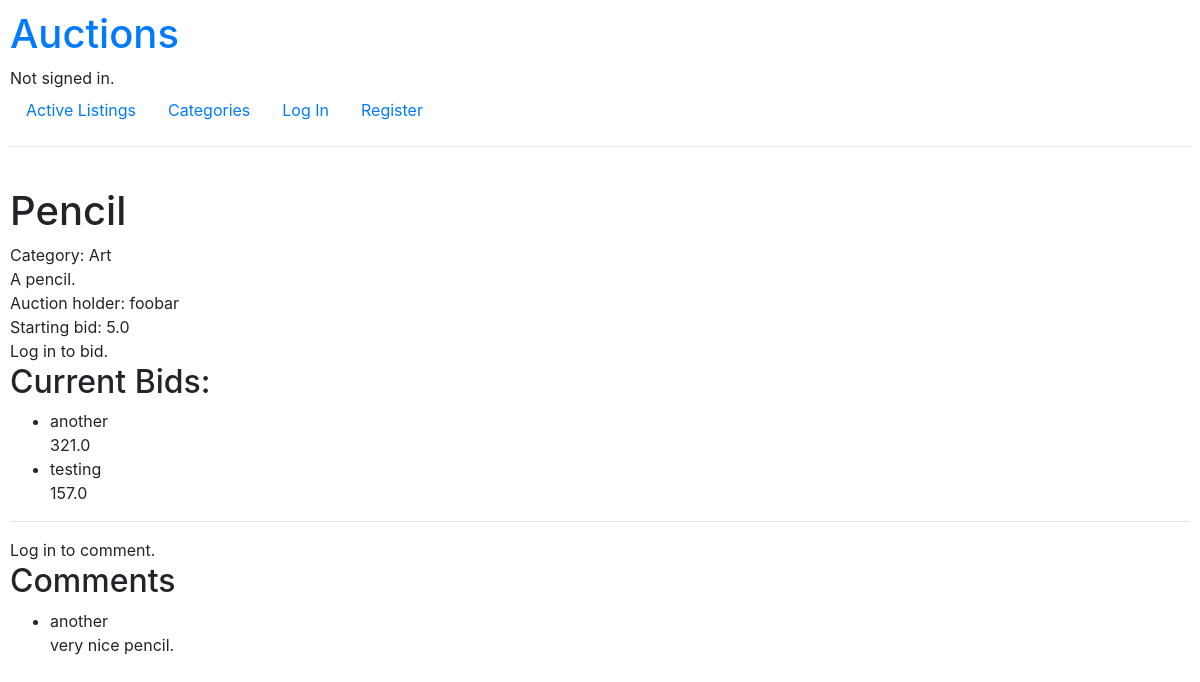
/auction/Pencil, run on the app's committed database.
### auctions/models.py (models this page shows)
class Auction(ms.Model):
  class Category(ms.TextChoices):
    other = "OT", "Other"
    electronics = "EL", "Electronics"
    fashion = "FA", "Fashion"
    art = "AR", "Art"
  title = ms.CharField(max_length=64)
  description = ms.CharField(max_length=2048)
  date = ms.DateTimeField()
  holder = ms.ForeignKey(
    "User", on_delete=ms.CASCADE, related_name="user_auctions"
  )
  starting_bid = ms.FloatField()
  picture_url = ms.URLField(max_length=128)
  category = ms.CharField(
    max_length=2,
    choices=Category.choices,
    default=Category.other,
  )
  taken_bid = ms.ForeignKey("Bid", on_delete=ms.CASCADE, related_name="sold_auction", null=True, blank=True)

class User(AbstractUser):
  watchlist = ms.ManyToManyField(Auction)

class Bid(ms.Model):
  amount = ms.FloatField()
  date = ms.DateTimeField()
  bid_auction = ms.ForeignKey(
    Auction, on_delete=ms.CASCADE, related_name="auction_bids"
  )
  user = ms.ForeignKey(
    User, on_delete=ms.CASCADE, related_name="user_bids"
  )

class Comment(ms.Model):
  content = ms.CharField(max_length=1024)
  date = ms.DateTimeField()
  comment_auction = ms.ForeignKey(
    Auction, on_delete=ms.CASCADE, related_name="auction_comments"
  )
  user = ms.ForeignKey(
    User, on_delete=ms.CASCADE, related_name="user_comments"
  )

### auctions/views.py (the view, shortened to what this page needs)
# urls.py: path("auction/<str:auction_title>", views.auction, name="auction"),
def auction(request, auction_title):
  try:
    auction = Auction.objects.get(title=auction_title)
  except:
    return HttpResponseRedirect(reverse("no_auction"))
  user_owns_auction = False
  is_in_watchlist = False
  if request.user.is_authenticated:
    is_in_watchlist = bool(Auction.objects.filter(user__username=request.user.username, title=auction_title))
    user_owns_auction = auction.holder == request.user
  bids = sorted(auction.auction_bids.all(), key= lambda bid: bid.amount, reverse=True)
  comments = auction.auction_comments.all()
  bid_form = BidForm()
  comment_form = CommentForm()
  category = Auction.Category(auction.category).label
  return render(request, "auctions/auction.html", {
    "auction": auction,
    "category": category,
    "bids": bids,
    "comments": comments,
    "bid_form": bid_form,
    "comment_form": comment_form,
    "is_in_watchlist": is_in_watchlist,
    "user_owns_auction": user_owns_auction,
    "bids_exist": bool(len(bids))
  })

### auctions/templates/auctions/auction.html (shortened to what this page needs)
{% extends "auctions/layout.html" %} {% block body %}
<h1>{{ auction.title }}</h1>
<div>Category: {{ category }}</div>
<div>{{ auction.description }}</div>
<div>Auction holder: {{ auction.holder }}</div>
{% if not auction.taken_bid %}
  <div>Starting bid: {{ auction.starting_bid }}</div>
  {% if user.is_authenticated %}
    {% if not user_owns_auction %}
      <form action="" method="post">
        {% csrf_token %} {{ bid_form }}
        <input type="submit" name="bid" value="Bid" />
      </form>
    {% endif %}
  {% else %}
  <div>Log in to bid.</div>
  {% endif %}
{% else %}
  <h2>Auction is closed.</h2>
{% endif %}
{% if not auction.taken_bid %}
  <h2>Current Bids:</h2>
  <ul>
    {% for bid in bids %}
    <li>
      <div>{{ bid.user }}</div>
      <div>{{ bid.amount }}</div>
    </li>
    {% empty %}
    <li>No bids yet.</li>
    {% endfor %}
  </ul>
{% else %}
  <div>Auction was sold to <strong>{{auction.taken_bid.user}}</strong></div>
  <div>Selling bid was <strong>{{auction.taken_bid.amount}}</strong></div>
{% endif %}
<hr>
{% if user.is_authenticated %}
<form action="" method="post">
  {% csrf_token %} {{ comment_form }}
  <div><input type="submit" name="comment" value="Comment" /></div>
</form>
{% else %}
<div>Log in to comment.</div>
{% endif %}
<h2>Comments</h2>
<ul>
  {% for comment in comments %}
  <li>
    <div>{{ comment.user }}</div>
    <div>{{ comment.content }}</div>
  </li>
  {% empty %}
  <li>No comments yet.</li>
  {% endfor %}
</ul>
{% endblock %}

### auctions/static/auctions/styles.css (style rules this page uses)
body { padding: 10px; }

### data on the page
Auction: title "Pencil", description "A pencil.", holder "foobar", starting_bid "5.0"
Bid: user "another", amount "321.0"
Bid: user "testing", amount "157.0"
Comment: user "another", content "very nice pencil."

### other printed values
{{ category }} "Art"
